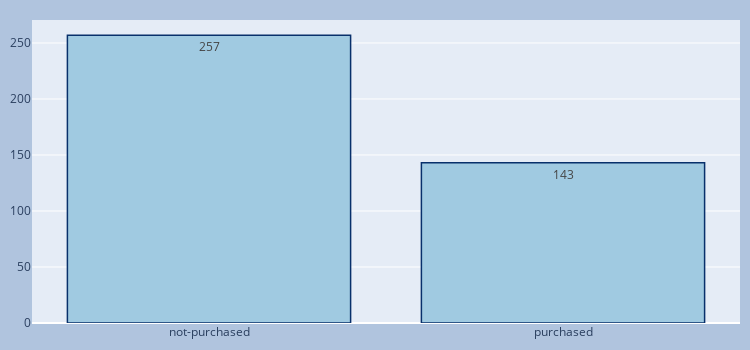

The code cell stored with this chart in its notebook:
### Markdown cell above
## Data Visulization (Bar Plot)

### Code cell
# Import Libraries for Data Visulization
import plotly.graph_objects as go

# Count the total outputs (0 and 1) from "Purchased" column
purchased = data_set['Purchased'].value_counts().reset_index()

# Divide the output classes into two sections
fig = go.Figure(data=[go.Bar(x = ['not-purchased', 'purchased'], y = purchased['Purchased'], text=purchased['Purchased'], textposition='auto')])

# Customize aspect
fig.update_layout(margin=dict(l=10, r=10, t=20, b=20), paper_bgcolor="LightSteelBlue")
fig.update_traces(marker_color='rgb(160,202,225)', marker_line_color='rgb(8,48,107)', marker_line_width=1.5, opacity=1)
fig.update_layout(autosize=False, width=750, height=350)            
fig.show()

### Figure 1 — Plotly figure (JSON) as saved in the notebook; plotly's stock layout.template omitted (floating-point values rounded to 4 significant figures)
{"data": [{"marker": {"color": "rgb(160,202,225)", "line": {"color": "rgb(8,48,107)", "width": 1.5}}, "opacity": 1, "text": [257, 143], "textposition": "auto", "type": "bar", "x": ["not-purchased", "purchased"], "y": [257, 143]}], "layout": {"autosize": false, "height": 350, "margin": {"b": 20, "l": 10, "r": 10, "t": 20}, "paper_bgcolor": "LightSteelBlue", "width": 750}}
